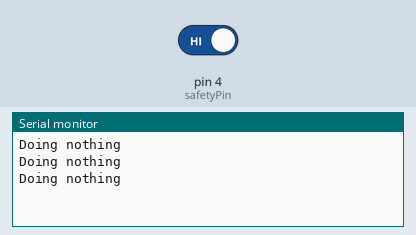
Simulated run of this sketch. Board: Arduino Leonardo, built with avr-gcc and run on an emulated ATmega32U4. Parts: the last lines printed to the serial monitor. The inputs (shaded band) are chosen by the test bench; at power-on: pin 4 (safetyPin) HIGH. USB keyboard and mouse output is not drawn.

Above: at 2.8 s.
2.9 s: pin 4 (safetyPin) driven LOW
At 3.8 s:
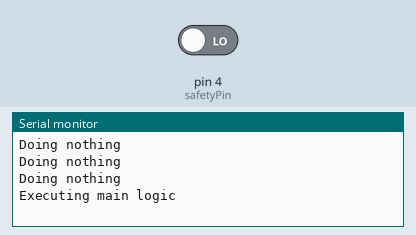
At 4.8 s:
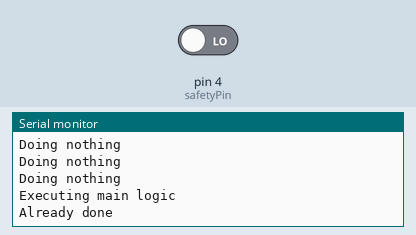

Measured:
- after the input at 2.9 s, the serial monitor: prints a new line after 0.10 s (image 1)

The sketch:

desktop-starter.ino
```cpp
#include <Keyboard.h>

const int safetyPin = 4;
int counter = 0;

void setup()
{
    pinMode(safetyPin, INPUT);
    Keyboard.begin();
    Serial.begin(9600);
}

void loop()
{
    if(digitalRead(safetyPin) == LOW) {
        if(counter < 1){
            Serial.println("Executing main logic");
            Keyboard.print("");
            Keyboard.print('\n');
            counter = counter + 1;
        }
        else {
            Serial.println("Already done");
        }
    }
    else {
        Serial.println("Doing nothing");
    }

    delay(1000);
}

void navigate_to_desktop(char desktop_num)
{
    Keyboard.press(KEY_LEFT_GUI);
    Keyboard.print(desktop_num);
    Keyboard.releaseAll();
    delay(20);
}

void open_terminal()
{
    Keyboard.press(KEY_LEFT_GUI);
    Keyboard.print('\n');
    Keyboard.releaseAll();
    Keyboard.print("htop");
    Keyboard.print('\n');
    delay(20);
}

void execute(String message)
{
    Keyboard.print(message);
    Keyboard.print('\n');
    delay(20);
}
```
